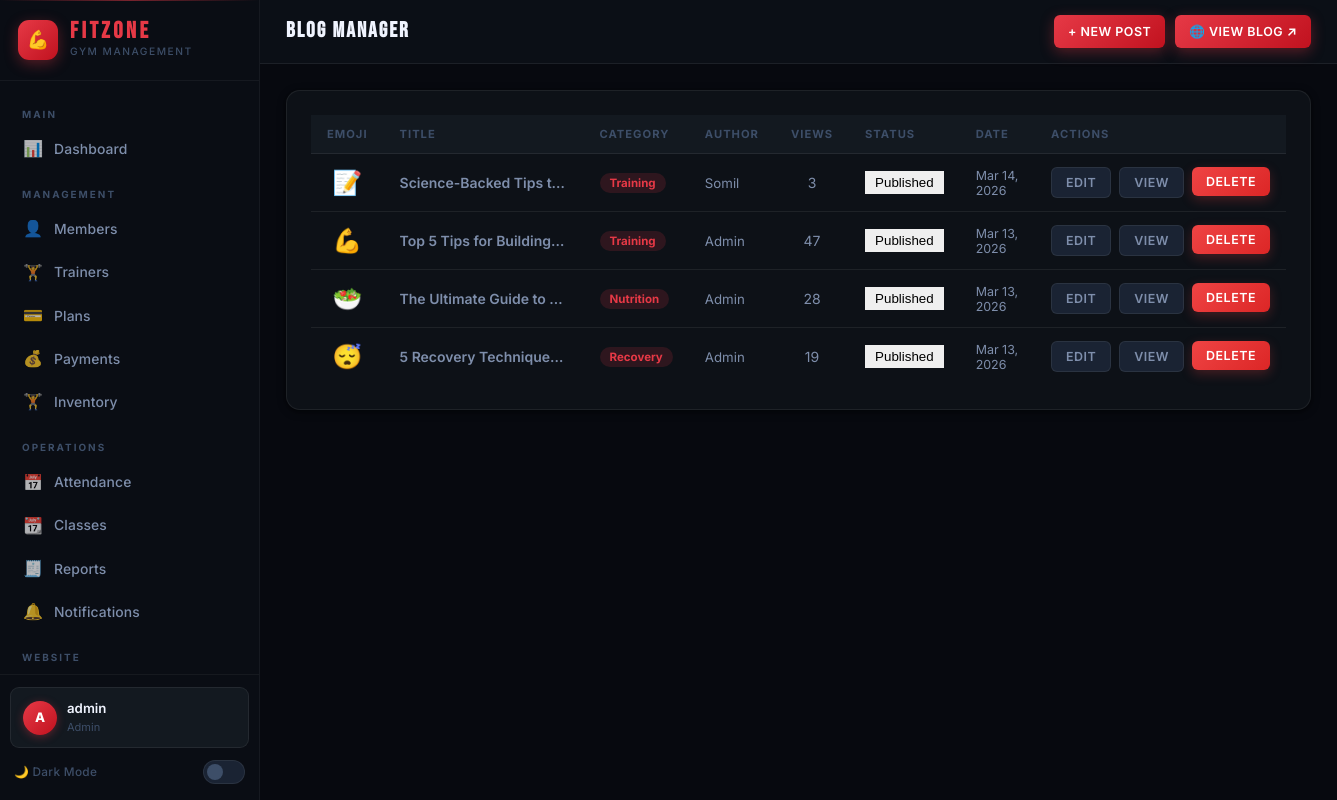
The page /pages/admin/blogs.php (signed in) on the database its author committed.
### tables this page shows
CREATE TABLE `blogs` (
  `id` int(11) NOT NULL,
  `title` varchar(200) NOT NULL,
  `slug` varchar(220) NOT NULL,
  `excerpt` text DEFAULT NULL,
  `content` longtext DEFAULT NULL,
  `cover_emoji` varchar(10) DEFAULT '?',
  `category` varchar(80) DEFAULT 'General',
  `tags` varchar(255) DEFAULT NULL,
  `author_name` varchar(100) DEFAULT 'Admin',
  `is_published` tinyint(1) DEFAULT 0,
  `views` int(11) DEFAULT 0,
  `published_at` datetime DEFAULT NULL,
  `created_at` timestamp NOT NULL DEFAULT current_timestamp(),
  `updated_at` timestamp NOT NULL DEFAULT current_timestamp() ON UPDATE current_timestamp()
);

### pages/admin/blogs.php (the view, shortened to what this page needs)
<?php
require_once '../../includes/auth.php';
$conn->query("CREATE TABLE IF NOT EXISTS blogs (
    id INT AUTO_INCREMENT PRIMARY KEY,
    title VARCHAR(200) NOT NULL,
    slug VARCHAR(220) NOT NULL UNIQUE,
    excerpt TEXT,
    content LONGTEXT,
    cover_emoji VARCHAR(10) DEFAULT '📝',
    category VARCHAR(80) DEFAULT 'General',
    tags VARCHAR(255),
    author_name VARCHAR(80) DEFAULT 'FitZone Team',
    is_published TINYINT(1) DEFAULT 0,
    views INT DEFAULT 0,
    published_at TIMESTAMP NULL,
    created_at TIMESTAMP DEFAULT CURRENT_TIMESTAMP,
    updated_at TIMESTAMP DEFAULT CURRENT_TIMESTAMP ON UPDATE CURRENT_TIMESTAMP
) ENGINE=InnoDB DEFAULT CHARSET=utf8mb4");
$editPost = null;
$posts    = $conn->query("SELECT * FROM blogs ORDER BY created_at DESC");
?>
<?php $__theme = $_COOKIE["fitzone_theme"] ?? "dark"; ?>
<html lang="en" data-theme="<?= htmlspecialchars($__theme) ?>">
<head>
    <link rel="stylesheet" href="../../assets/css/style.css">
</head>
<body>
<div class="app-layout">
<?php include '../../includes/sidebar.php'; ?>
<div class="main-content">
    <header class="top-header">
        <h2 class="page-title">BLOG MANAGER</h2>
        <div class="top-header-actions">
            <?php if (!$editPost && !isset($_GET['new'])): ?>
            <a href="?new=1" class="btn btn-primary btn-sm">+ New Post</a>
            <?php endif; ?>
            <a href="../../pages/website/blog.php" target="_blank" class=" btn btn-primary btn-sm" >🌐 View Blog ↗</a>
        </div>
    </header>
    <div class="page-content">
    <div class="card">
        <table class="data-table">
            <thead>
                <tr><th>Emoji</th><th>Title</th><th>Category</th><th>Author</th><th>Views</th><th>Status</th><th>Date</th><th>Actions</th></tr>
            </thead>
            <tbody>
                <?php while ($p = $posts->fetch_assoc()): ?>
                <tr>
                    <td style="font-size:1.5rem;text-align:center"><?= htmlspecialchars($p['cover_emoji']) ?></td>
                    <td style="font-weight:600;max-width:200px;overflow:hidden;text-overflow:ellipsis;white-space:nowrap"><?= htmlspecialchars($p['title']) ?></td>
                    <td><span style="background:var(--primary-alpha);color:var(--primary);padding:3px 10px;border-radius:50px;font-size:0.72rem;font-weight:700"><?= htmlspecialchars($p['category']) ?></span></td>
                    <td style="font-size:0.83rem;color:var(--text-secondary)"><?= htmlspecialchars($p['author_name']) ?></td>
                    <td style="text-align:center"><?= number_format($p['views']) ?></td>
                    <td>
                        <form method="POST" style="margin:0">
                            <button type="submit" class="badge <?= $p['is_published'] ? 'badge-success' : 'badge-warning' ?>" style="cursor:pointer;border:none;padding:4px 10px;">
                                <?= $p['is_published'] ? 'Published' : 'Draft' ?>
                            </button>
                        </form>
                    </td>
                    <td style="font-size:0.78rem;color:var(--text-secondary)"><?= date('M d, Y', strtotime($p['created_at'])) ?></td>
                    <td>
                        <div style="display:flex;gap:8px;">
                            <a href="?edit=<?= $p['id'] ?>" class="btn btn-secondary btn-sm">Edit</a>
                            <a href="../../pages/website/blog-post.php?id=<?= $p['id'] ?>" class="btn btn-secondary btn-sm" target="_blank">View</a>
                            <form method="POST" style="margin:0" onsubmit="return confirm('Delete this post permanently?')">
                                <button class="btn btn-danger btn-sm">Delete</button>
                            </form>
                        </div>
                    </td>
                </tr>
                <?php endwhile; ?>
            </tbody>
        </table>
    </div>
    </div>
</div>
</div>
</body></html>

### rows shown on the page
blogs: cover_emoji "📝", title "Science-Backed Tips t…", category "Training", author_name "Somil", views "3", is_published "Published", created_at "Mar 14, 2026"
blogs: cover_emoji "💪", title "Top 5 Tips for Building…", category "Training", author_name "Admin", views "47", is_published "Published", created_at "Mar 13, 2026"
blogs: cover_emoji "🥗", title "The Ultimate Guide to…", category "Nutrition", author_name "Admin", views "28", is_published "Published", created_at "Mar 13, 2026"
blogs: cover_emoji "😴", title "5 Recovery Technique…", category "Recovery", author_name "Admin", views "19", is_published "Published", created_at "Mar 13, 2026"

### other values the page prints
substr($_SESSION['username'] ?? 'U', 0, 1) "A"
$_SESSION['username'] "admin"
$_SESSION['role'] "Admin"
